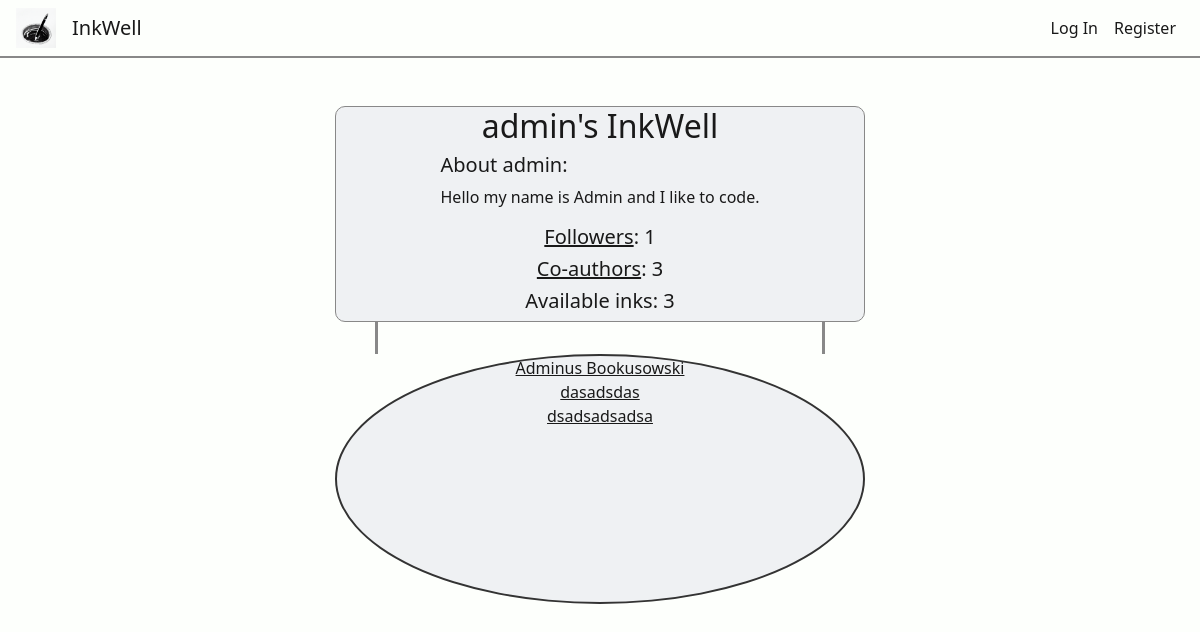
/well/admin, run on an earlier commit of the app's database.
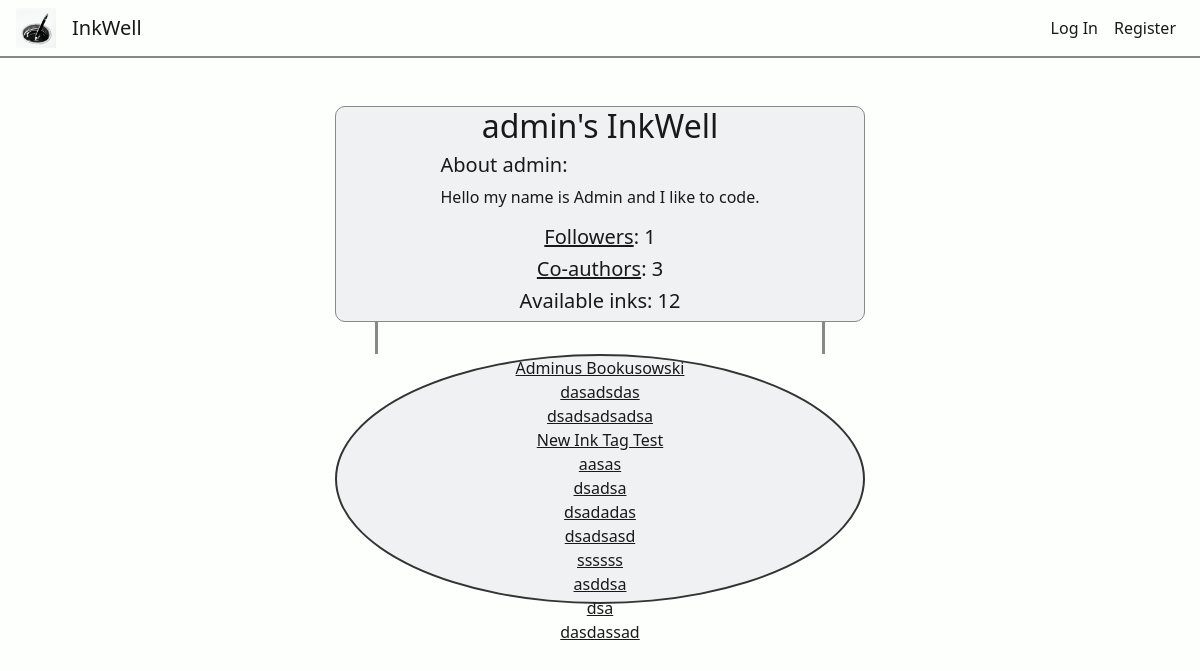
And on a later commit of the database.
### inkwell/models.py (models this page shows, shortened)
class Ink(models.Model):
    wellOrigin = models.ForeignKey(Well, on_delete=models.CASCADE, related_name="well_pk", default="")
    inkOwner = models.ForeignKey(User, on_delete=models.CASCADE, related_name="ink_owner", default="")
    coAuthors = models.ManyToManyField(User, related_name="CoAuthors", blank=True)
    privateStatus = models.BooleanField(default=False)
    updateStatus = models.BooleanField(default=False) # If the Ink is edited at least once, this changes to true
    ink_following = models.ManyToManyField(User, related_name="ink_following", blank=True)
    tags = models.ManyToManyField(Tag, related_name="tags", blank=True)
    description = models.CharField(max_length=500, default="")
    title = models.CharField(max_length=64, default="")
    views = models.PositiveBigIntegerField(default=0)
    creation_date = models.DateTimeField(default=timezone.now, editable=False)

### inkwell/views.py (the view)
# urls.py: path('well/<str:username>', views.well, name='well'),
def well(request, username):
    followCheck = False
    wellOwner = User.objects.get(username=username)
    if request.user.is_authenticated:
        current_user = User.objects.get(pk=request.user.pk)
        if Follow.objects.filter(follower=current_user, followee=wellOwner):
            followCheck = True
    inks = Ink.objects.filter(inkOwner=wellOwner.pk)
    followers = wellOwner.followers
    co_authors = wellOwner.acceptedCoAuthorRequests
    return render(request, "inkwell/well.html", {
        "wellOwner": wellOwner,
        "inks": inks,
        "followers": followers,
        "ink_number": len(inks),
        "coAuthors": co_authors,
        "followCheck": followCheck,
        "title": f"{wellOwner}'s InkWell"
    })

### inkwell/models.py (called while the page is built)
    @property
    def acceptedCoAuthorRequests(self): # Amount of accepted co-author requests the author got from other authors
        acar = Ink.objects.filter(inkOwner=self).exclude(coAuthors=None).values_list('coAuthors', flat=True)
        return acar.count()

    @property
    def followers(self):
        f = Follow.objects.filter(followee=self)
        return f.count()

    def __str__(self):
        return f"{self.username}"

### inkwell/templates/inkwell/well.html (shortened to what this page needs)
{% extends "inkwell/layout.html" %}
{% block body %}
<div class="well-col disFdirColAliCen mt-5">
    <div class="well-banner disFdirColAliCen">
        <h2 class="text-center" id="well-username" data-name="{{ wellOwner }}">{{ wellOwner }}'s InkWell</h2>
        <div class="profileAboutMe">
            <h5>About {{ wellOwner }}:</h5>
            <p>{{ wellOwner.about }}</p>
        </div>
        <h5><a href="{% url 'followers' username=wellOwner %}">Followers</a>: {{ followers }}</h5>
        <h5><a href="{% url 'coauthors' username=wellOwner %}">Co-authors</a>: {{ coAuthors }}</h5>
        <h5>Available inks: {{ ink_number }}</h5>
    </div>
    <div class="wellUnderBanner disFdirColAliCen">
        <div class="buttonsInUnderBanner">
        </div>
    </div>
    <div class="well" id="well">
        <div class="inksInWell disFdirColAliCen">
            {% for ink in inks %}
                <a href="{% url 'ink_view' inkID=ink.id %}">{{ink.title}}</a>
            {% endfor %}
        </div>
    </div>
</div>
{% endblock %}

What changed in the data, as far as the page shows it:
added Ink: title "New Ink Tag Test"
added Ink: title "aasas"
added Ink: title "dsadsa"
added Ink: title "dsadadas"
added Ink: title "dsadsasd"
added Ink: title "ssssss"
added Ink: title "asddsa"
added Ink: title "dsa"
added Ink: title "dasdassad"
Also different on the page:
{{ ink_number }}: "3" → "12"
